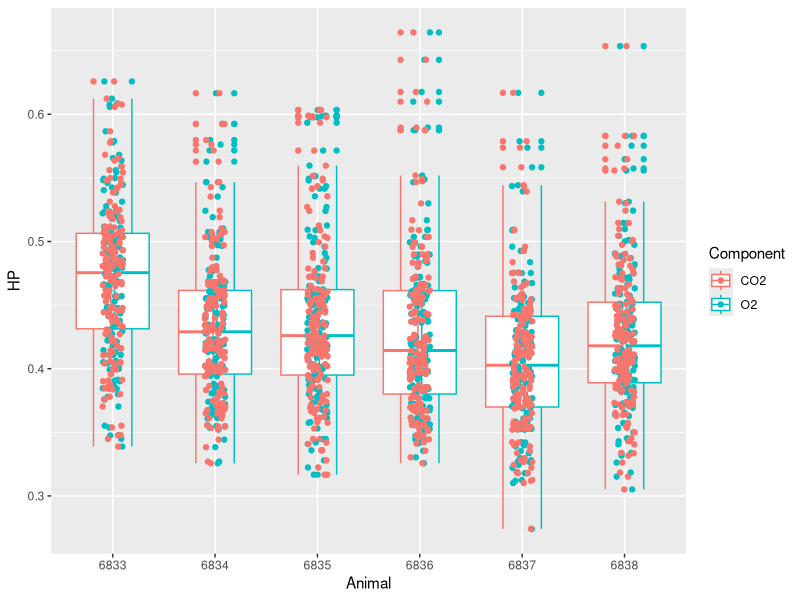

Reproduce this figure in R.
library(ggplot2)

df <- read.csv2("test_for_rmr.csv")
df$Animal <- as.factor(df$Animal)
df$Component <- as.factor(df$Component)

p <- ggplot(df, aes(x=Animal, y=HP, color=Component)) + geom_boxplot() + geom_point(position=position_jitter(0.1))
ggsave("test_for_rmr.png")
print(df)
